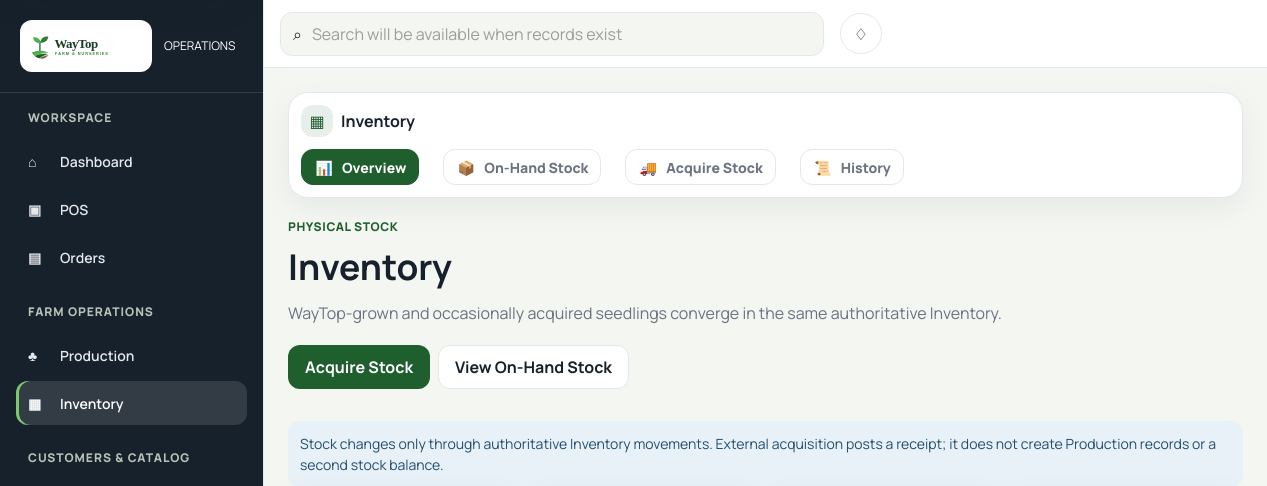
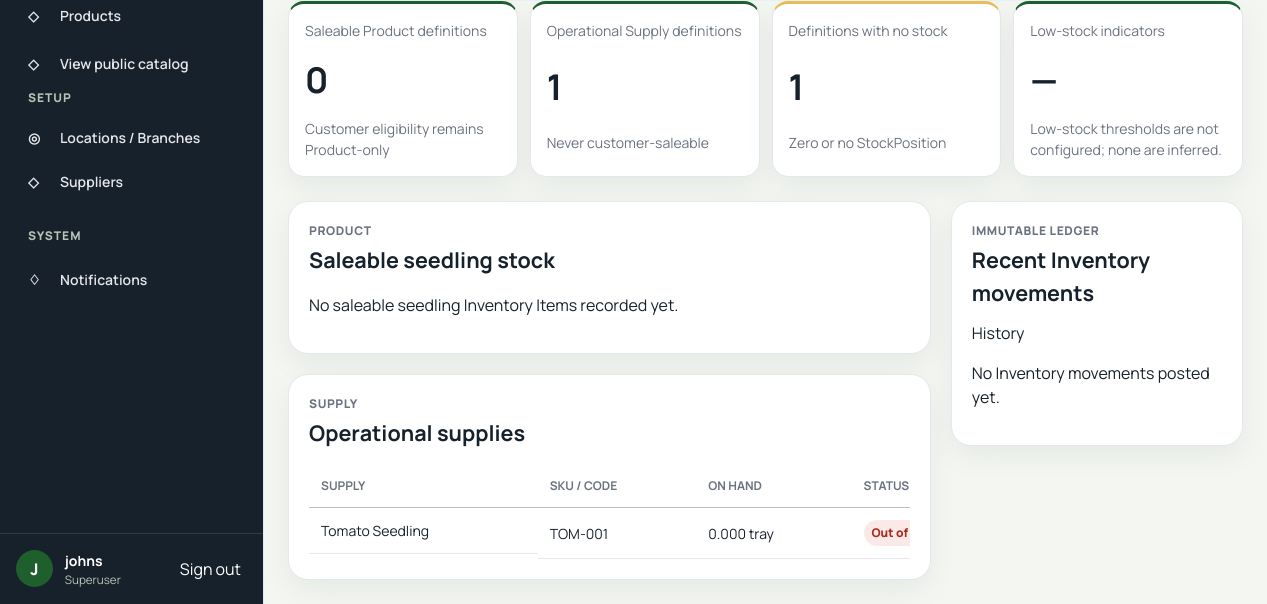
The page /dashboard/inventory/ (signed in) on the database as committed earlier (2 pictures, top to bottom).
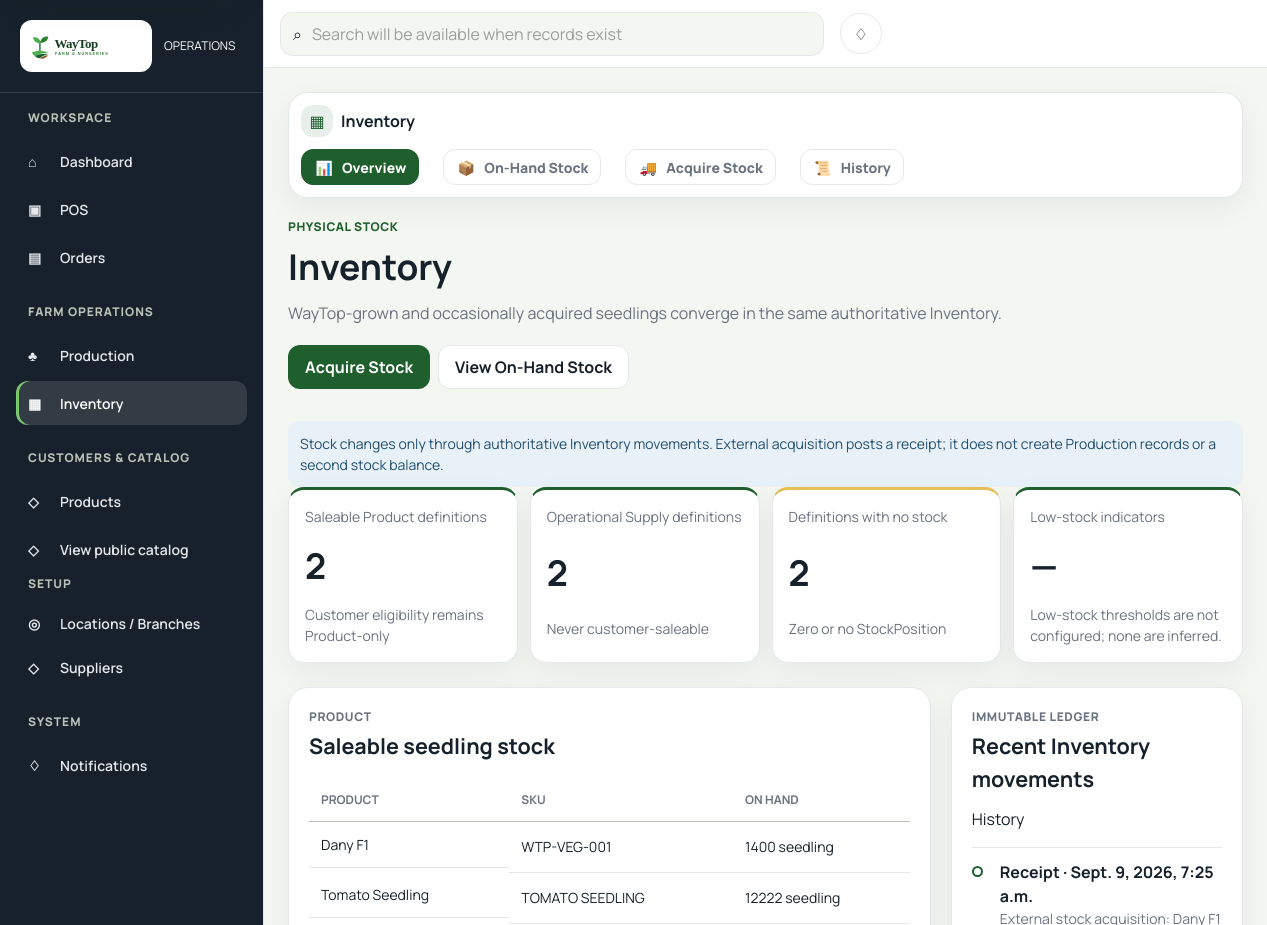
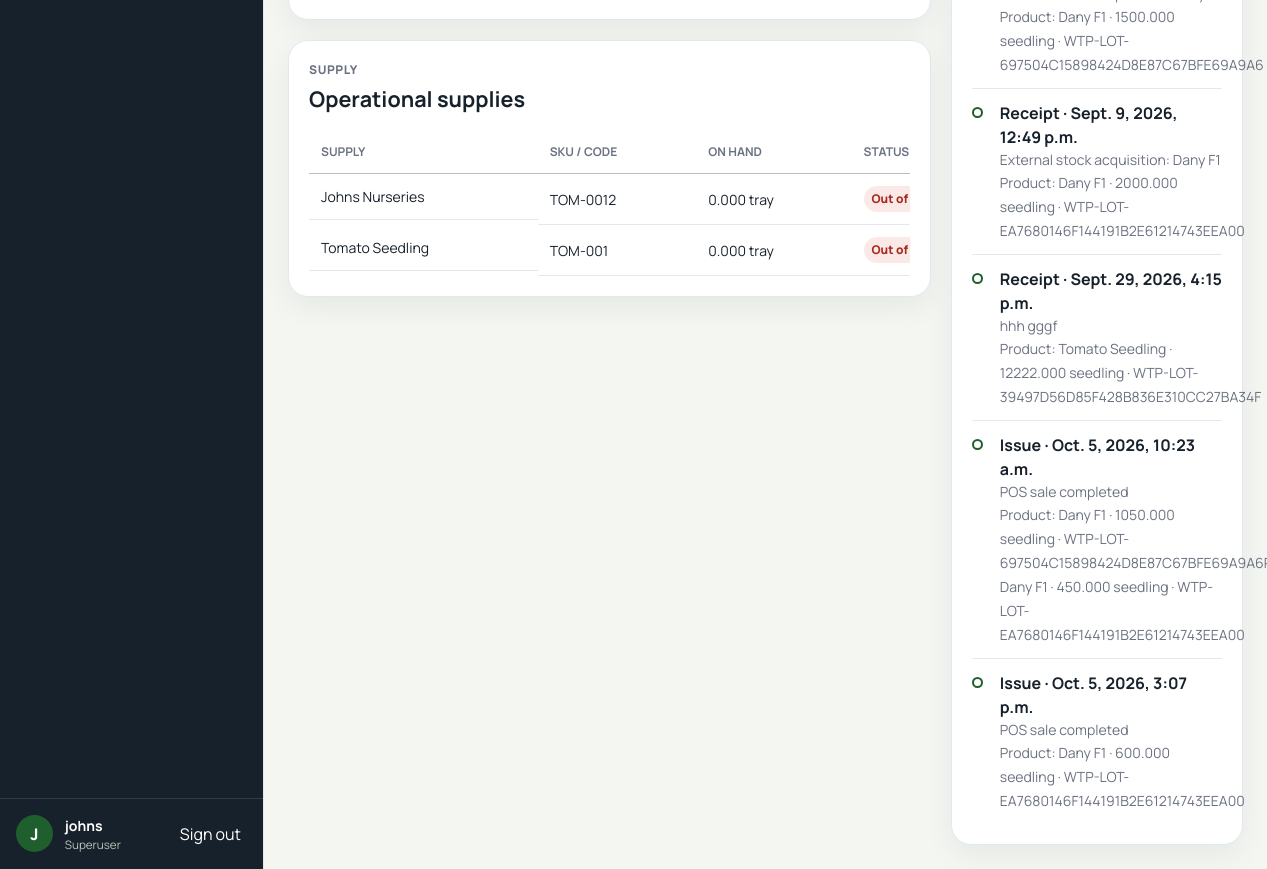
The same page on the database as committed later (2 pictures, top to bottom).
### apps/inventory/models.py (models this page shows, shortened)
class InventoryItem(models.Model):
    class Kind(models.TextChoices):
        PRODUCT = "PRODUCT", "Product"
        SUPPLY = "SUPPLY", "Supply"
    id = models.UUIDField(primary_key=True, default=uuid.uuid4, editable=False)
    product = models.OneToOneField(
        "products.Product", on_delete=models.PROTECT, related_name="inventory_item",
        null=True, blank=True,
    )
    supply = models.OneToOneField(
        InventorySupply, on_delete=models.PROTECT, related_name="inventory_item",
        null=True, blank=True,
    )
    kind = models.CharField(max_length=10, choices=Kind.choices, default=Kind.PRODUCT)
    base_unit = models.CharField(max_length=50)
    is_active = models.BooleanField(default=True)
    created_at = models.DateTimeField(auto_now_add=True)
    updated_at = models.DateTimeField(auto_now=True)
    class Meta:
        ordering = ("kind", "product__sku", "supply__code")
        permissions = (
            ("view", "Can view inventory"),
            ("receive", "Can receive inventory"),
            ("release", "Can release inventory"),
            ("adjust", "Can request inventory adjustment"),
            ("approve_adjustment", "Can approve inventory adjustment"),
            ("transfer", "Can transfer inventory"),
        )
        constraints = [
            models.CheckConstraint(
                condition=~Q(base_unit=""), name="inventory_item_base_unit_not_empty"
            ),
            models.CheckConstraint(
                condition=(
                    Q(kind="PRODUCT", product__isnull=False, supply__isnull=True)
                    | Q(kind="SUPPLY", product__isnull=True, supply__isnull=False)
                ),
                name="inventory_item_exactly_one_owner",
            ),
        ]

class InventorySupply(models.Model):
    class Category(models.TextChoices):
        SEEDS = "SEEDS", "Seeds"
        GROWING_MEDIA = "GROWING_MEDIA", "Growing media"
        NURSERY_TRAYS = "NURSERY_TRAYS", "Nursery trays"
        FERTILIZER = "FERTILIZER", "Fertilizer"
        PESTICIDE = "PESTICIDE", "Pesticide"
        FUNGICIDE = "FUNGICIDE", "Fungicide"
        HERBICIDE = "HERBICIDE", "Herbicide"
        PACKAGING = "PACKAGING", "Packaging"
        NURSERY_SUPPLIES = "NURSERY_SUPPLIES", "Nursery supplies"
        OTHER = "OTHER", "Other operational supply"
    id = models.UUIDField(primary_key=True, default=uuid.uuid4, editable=False)
    code = models.CharField(max_length=64, unique=True)
    name = models.CharField(max_length=200)
    category = models.CharField(max_length=30, choices=Category.choices)
    base_unit = models.CharField(max_length=50)
    allows_fractional_quantity = models.BooleanField(default=False)
    is_active = models.BooleanField(default=True)
    created_at = models.DateTimeField(auto_now_add=True)
    updated_at = models.DateTimeField(auto_now=True)
    class Meta:
        ordering = ("code",)
        default_permissions = ()
        permissions = (("manage_supplies", "Can manage Inventory supply definitions"),)
        constraints = [
            models.CheckConstraint(condition=~Q(code=""), name="inventory_supply_code_not_empty"),
            models.CheckConstraint(condition=~Q(name=""), name="inventory_supply_name_not_empty"),
            models.CheckConstraint(condition=~Q(base_unit=""), name="inventory_supply_unit_not_empty"),
        ]

class InventoryMovement(models.Model):
    objects = ImmutableMovementQuerySet.as_manager()
    class Type(models.TextChoices):
        RECEIPT = "RECEIPT", "Receipt"
        ISSUE = "ISSUE", "Issue"
        TRANSFER = "TRANSFER", "Transfer"
        ADJUSTMENT_IN = "ADJUSTMENT_IN", "Adjustment in"
        ADJUSTMENT_OUT = "ADJUSTMENT_OUT", "Adjustment out"
        REVERSAL = "REVERSAL", "Reversal"
    id = models.UUIDField(primary_key=True, default=uuid.uuid4, editable=False)
    movement_type = models.CharField(max_length=16, choices=Type.choices)
    actor = models.ForeignKey(
        settings.AUTH_USER_MODEL, on_delete=models.PROTECT, related_name="inventory_movements"
    )
    reason = models.TextField()
    source_type = models.CharField(max_length=50, blank=True)
    source_reference = models.CharField(max_length=160, blank=True)
    idempotency_key = models.UUIDField(unique=True, editable=False)
    request_fingerprint = models.CharField(max_length=64, editable=False)
    correlation_id = models.UUIDField(default=uuid.uuid4, editable=False)
    effective_at = models.DateTimeField()
    posted_at = models.DateTimeField(auto_now_add=True)
    reverses = models.OneToOneField(
        "self", on_delete=models.PROTECT, related_name="reversed_by", blank=True, null=True
    )
    class Meta:
        ordering = ("posted_at", "id")
        constraints = [
            models.CheckConstraint(
                condition=~Q(reason=""), name="inventory_movement_reason_not_empty"
            ),
            models.CheckConstraint(
                condition=(
                    Q(source_type="", source_reference="")
                    | (~Q(source_type="") & ~Q(source_reference=""))
                ),
                name="inventory_movement_source_both_or_neither",
            ),
            models.CheckConstraint(
                condition=(
                    Q(movement_type="REVERSAL", reverses__isnull=False)
                    | (~Q(movement_type="REVERSAL") & Q(reverses__isnull=True))
                ),
                name="inventory_movement_reversal_reference_consistent",
            ),
            models.UniqueConstraint(
                fields=("source_type", "source_reference"),
                condition=~Q(source_type="") & ~Q(source_reference=""),
                name="inventory_movement_source_reference_unique",
            ),
        ]

class InventoryMovementLine(models.Model):
    objects = ImmutableMovementQuerySet.as_manager()
    id = models.UUIDField(primary_key=True, default=uuid.uuid4, editable=False)
    movement = models.ForeignKey(
        InventoryMovement, on_delete=models.PROTECT, related_name="lines"
    )
    line_number = models.PositiveIntegerField()
    item = models.ForeignKey(InventoryItem, on_delete=models.PROTECT, related_name="movement_lines")
    lot = models.ForeignKey(StockLot, on_delete=models.PROTECT, related_name="movement_lines")
    quantity = models.DecimalField(max_digits=32, decimal_places=3)
    source_location = models.ForeignKey(
        InventoryLocation,
        on_delete=models.PROTECT,
        related_name="outgoing_movement_lines",
        blank=True,
        null=True,
    )
    destination_location = models.ForeignKey(
        InventoryLocation,
        on_delete=models.PROTECT,
        related_name="incoming_movement_lines",
        blank=True,
        null=True,
    )
    class Meta:
        ordering = ("line_number",)
        constraints = [
            models.UniqueConstraint(
                fields=("movement", "line_number"),
                name="inventory_movement_line_number_unique",
            ),
            models.CheckConstraint(
                condition=Q(line_number__gt=0), name="inventory_movement_line_number_positive"
            ),
            models.CheckConstraint(
                condition=Q(quantity__gt=0), name="inventory_movement_line_quantity_positive"
            ),
            models.CheckConstraint(
                condition=Q(source_location__isnull=False)
                | Q(destination_location__isnull=False),
                name="inventory_movement_line_has_endpoint",
            ),
            models.CheckConstraint(
                condition=Q(source_location__isnull=True)
                | Q(destination_location__isnull=True)
                | ~Q(source_location=models.F("destination_location")),
                name="inventory_movement_line_locations_differ",
            ),
        ]

class StockLot(models.Model):
    objects = StockLotQuerySet.as_manager()
    class Condition(models.TextChoices):
        SALEABLE = "SALEABLE", "Saleable"
        HELD = "HELD", "Held"
        QUARANTINED = "QUARANTINED", "Quarantined"
        DAMAGED = "DAMAGED", "Damaged"
        EXPIRED = "EXPIRED", "Expired"
    id = models.UUIDField(primary_key=True, default=uuid.uuid4, editable=False)
    item = models.ForeignKey(InventoryItem, on_delete=models.PROTECT, related_name="lots")
    lot_code = models.CharField(max_length=100)
    condition = models.CharField(max_length=12, choices=Condition.choices)
    expiry_date = models.DateField(blank=True, null=True)
    provenance_reference = models.CharField(max_length=160, blank=True)
    provenance_note = models.TextField(blank=True)
    is_active = models.BooleanField(default=True)
    created_at = models.DateTimeField(auto_now_add=True)
    updated_at = models.DateTimeField(auto_now=True)
    class Meta:
        ordering = ("item__product__sku", "lot_code")
        constraints = [
            models.CheckConstraint(condition=~Q(lot_code=""), name="stock_lot_code_not_empty"),
            models.UniqueConstraint(fields=("item", "lot_code"), name="stock_lot_item_code_unique"),
        ]

### apps/products/models.py (models this page shows, shortened)
class Product(models.Model):
    class Category(models.TextChoices):
        VEGETABLE = "VEG", "Vegetable"
        FRUIT = "FRT", "Fruit"
        TREE = "TRE", "Tree"
    id = models.UUIDField(primary_key=True, default=uuid.uuid4, editable=False)
    sku = models.CharField(max_length=64, unique=True)
    slug = models.SlugField(max_length=160, unique=True)
    name = models.CharField(max_length=200)
    category = models.CharField(max_length=3, choices=Category.choices)
    description = models.TextField(blank=True)
    base_inventory_unit = models.CharField(max_length=50)
    is_active = models.BooleanField(default=True)
    is_published = models.BooleanField(default=False)
    created_at = models.DateTimeField(auto_now_add=True)
    updated_at = models.DateTimeField(auto_now=True)
    class Meta:
        ordering = ("name", "sku")
        constraints = [
            models.CheckConstraint(
                condition=Q(category__in=("VEG", "FRT", "TRE")),
                name="product_category_supported",
            ),
            models.CheckConstraint(
                condition=Q(is_active=True) | Q(is_published=False),
                name="product_published_requires_active",
            ),
        ]

### apps/dashboard/views.py (the view)
# urls.py: path("inventory/", views.inventory, name="inventory"),
@login_required(login_url="accounts:login")
def inventory(request):
    require_supply_view(request.user)
    items = list(
        InventoryItem.objects.select_related("product", "supply")
        .annotate(total_on_hand=Sum("positions__on_hand_base_quantity"))
        .order_by("kind", "product__name", "supply__name")
    )
    product_items = [item for item in items if item.kind == InventoryItem.Kind.PRODUCT]
    supply_items = [item for item in items if item.kind == InventoryItem.Kind.SUPPLY]
    out_of_stock_count = sum(
        1 for item in items if not item.total_on_hand or item.total_on_hand <= 0
    )
    recent_movements = (
        InventoryMovement.objects.select_related("actor")
        .prefetch_related("lines__item__product", "lines__item__supply", "lines__lot")[:8]
    )
    return render(request, "dashboard/inventory/dashboard_live.html", {
        "product_items": product_items,
        "supply_items": supply_items,
        "product_count": len(product_items),
        "supply_count": len(supply_items),
        "out_of_stock_count": out_of_stock_count,
        "recent_movements": recent_movements,
    })

### apps/core/context_processors.py (called while the page is built)
def business_contact(request):
    phone = settings.WAYTOP_CONTACT_PHONE
    digits = phone.removeprefix("+")
    display = f"+{digits[:3]} {digits[3:6]} {digits[6:9]} {digits[9:]}"
    return {"business_phone": {"uri": phone, "display": display}}

def commerce_catalog(request):
    return {"commerce_catalog": []}

### apps/inventory/supply_services.py (called while the page is built)
def _require(actor, permission):
    if (
        actor is None or not actor.is_authenticated or not actor.is_active
        or not actor.is_staff or not actor.has_perm(permission)
    ):
        raise PermissionDenied(f"Inventory Supply operation requires {permission}.")

def require_supply_view(actor):
    _require(actor, "inventory.view")

### templates/dashboard/inventory/dashboard_live.html (shortened to what the changed rows need)
{% extends "staff_base.html" %}
{% block content %}
<section class="staff-workspace staff-dashboard">
  <header class="staff-page-header">
    <div><p class="staff-eyebrow">Physical stock</p><h1>Inventory</h1><p>WayTop-grown and occasionally acquired seedlings converge in the same authoritative Inventory.</p></div>
  </header>
  <div class="metric-grid operations-metric-grid">
    <article class="metric-card"><span>Saleable Product definitions</span><strong>{{ product_count }}</strong><small>Customer eligibility remains Product-only</small></article>
    <article class="metric-card"><span>Operational Supply definitions</span><strong>{{ supply_count }}</strong><small>Never customer-saleable</small></article>
    <article class="metric-card{% if out_of_stock_count %} metric-card--warning{% endif %}"><span>Definitions with no stock</span><strong>{{ out_of_stock_count }}</strong><small>Zero or no StockPosition</small></article>
  </div>
  <div class="staff-dashboard-grid">
    <div class="staff-dashboard-column">
      <section class="staff-panel">
        <header class="staff-panel__header"><div><p>Product</p><h2>Saleable seedling stock</h2></div></header>
        {% if product_items %}<div class="staff-table-wrap"><table class="staff-table"><thead><tr><th>Product</th><th>SKU</th><th>On hand</th></tr></thead><tbody>{% for item in product_items %}<tr><td>{{ item.product.name }}</td><td>{{ item.product.sku }}</td><td>{{ item.total_on_hand|default_if_none:"0.000" }} {{ item.base_unit }}</td></tr>{% endfor %}</tbody></table></div>{% else %}<p data-authoritative-empty>No saleable seedling Inventory Items recorded yet.</p>{% endif %}
      </section>
      <section class="staff-panel">
        <header class="staff-panel__header"><div><p>Supply</p><h2>Operational supplies</h2></div></header>
        {% if supply_items %}<div class="staff-table-wrap"><table class="staff-table"><thead><tr><th>Supply</th><th>SKU / code</th><th>On hand</th><th>Status</th></tr></thead><tbody>{% for item in supply_items %}<tr><td><a href="{% url 'dashboard:inventory_supply_detail' item.supply.code %}">{{ item.supply.name }}</a></td><td>{{ item.supply.code }}</td><td>{{ item.total_on_hand|default_if_none:"0.000" }} {{ item.base_unit }}</td><td>{% if not item.supply.is_active %}<span class="staff-status staff-status--neutral">Inactive</span>{% elif item.total_on_hand > 0 %}<span class="staff-status staff-status--success">In stock</span>{% else %}<span class="staff-status staff-status--danger">Out of stock</span>{% endif %}</td></tr>{% endfor %}</tbody></table></div>{% else %}<p data-authoritative-empty>No operational supplies recorded yet.</p>{% endif %}
      </section>
    </div>
    <aside class="staff-dashboard-column">
      <section class="staff-panel">
        <header class="staff-panel__header"><div><p>Immutable ledger</p><h2>Recent Inventory movements</h2></div><a href="{% url 'dashboard:inventory_history' %}">History</a></header>
        {% if recent_movements %}<ol class="staff-activity">{% for movement in recent_movements %}<li><span></span><div><strong>{{ movement.get_movement_type_display }} · {{ movement.posted_at }}</strong><p>{{ movement.reason }}</p>{% for line in movement.lines.all %}<small>{% if line.item.kind == 'PRODUCT' %}Product: {{ line.item.product.name }}{% else %}Supply: {{ line.item.supply.name }}{% endif %} · {{ line.quantity }} {{ line.item.base_unit }} · {{ line.lot.lot_code }}</small>{% endfor %}</div></li>{% endfor %}</ol>{% else %}<p data-authoritative-empty>No Inventory movements posted yet.</p>{% endif %}
      </section>
    </aside>
  </div>
</section>
{% endblock %}

Rows that differ between the two databases and show on the page:
added InventoryItem: product.name "Dany F1", product.sku "WTP-VEG-001", total_on_hand "1400", base_unit "seedling", shown under "Saleable seedling stock"
added InventoryItem: product.name "Tomato Seedling", product.sku "TOMATO SEEDLING", total_on_hand "12222", base_unit "seedling", shown under "Saleable seedling stock"
added InventoryItem: supply.name "Johns Nurseries", supply.code "TOM-0012", total_on_hand "0.000", base_unit "tray", shows "Out of…", shown under "Operational supplies"
added InventoryMovement: movement_type "Receipt", posted_at "Sept. 9, 2026, 7:25 a.m.", reason "External stock acquisition: Dany F1"
added InventoryMovementLine: item.product.name "Dany F1", quantity "1500.000", item.base_unit "seedling", lot.lot_code "WTP-LOT-697504C15898424D8E87C67BFE69A9A6", shown under "Receipt"
added InventoryMovement: movement_type "Receipt", posted_at "Sept. 9, 2026, 12:49 p.m.", reason "External stock acquisition: Dany F1"
added InventoryMovementLine: item.product.name "Dany F1", quantity "2000.000", item.base_unit "seedling", lot.lot_code "WTP-LOT-EA7680146F144191B2E61214743EEA00", shown under "Receipt"
added InventoryMovement: movement_type "Receipt", posted_at "Sept. 29, 2026, 4:15 p.m.", reason "hhh gggf"
added InventoryMovementLine: item.product.name "Tomato Seedling", quantity "12222.000", item.base_unit "seedling", lot.lot_code "WTP-LOT-39497D56D85F428B836E310CC27BA34F", shown under "Receipt"
added InventoryMovement: movement_type "Issue", posted_at "Oct. 5, 2026, 10:23 a.m.", reason "POS sale completed"
added InventoryMovementLine: item.product.name "Dany F1", quantity "1050.000", item.base_unit "seedling", lot.lot_code "WTP-LOT-697504C15898424D8E87C67BFE69A9A6", shown under "Issue"
added InventoryMovementLine: item.product.name "Dany F1", quantity "450.000", item.base_unit "seedling", lot.lot_code "WTP-LOT-EA7680146F144191B2E61214743EEA00", shown under "Issue"
added InventoryMovement: movement_type "Issue", posted_at "Oct. 5, 2026, 3:07 p.m.", reason "POS sale completed"
added InventoryMovementLine: item.product.name "Dany F1", quantity "600.000", item.base_unit "seedling", lot.lot_code "WTP-LOT-EA7680146F144191B2E61214743EEA00", shown under "Issue"
Other text that changed with them:
{{ product_count }}: "0" → "2"
{{ supply_count }}: "1" → "2"
{{ out_of_stock_count }}: "1" → "2"
text no longer shown: "No saleable seedling Inventory Items recorded yet. No Inventory movements posted yet."
text now shown: "PRODUCT SKU ON HAND"
